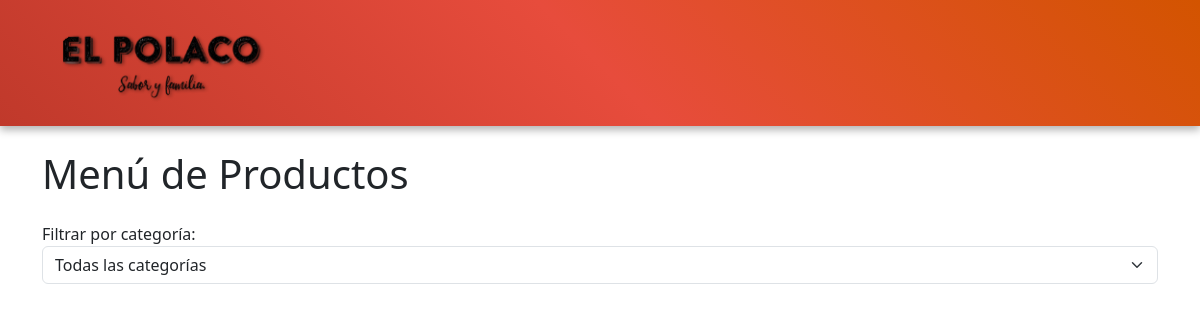
The app's page /, older data.
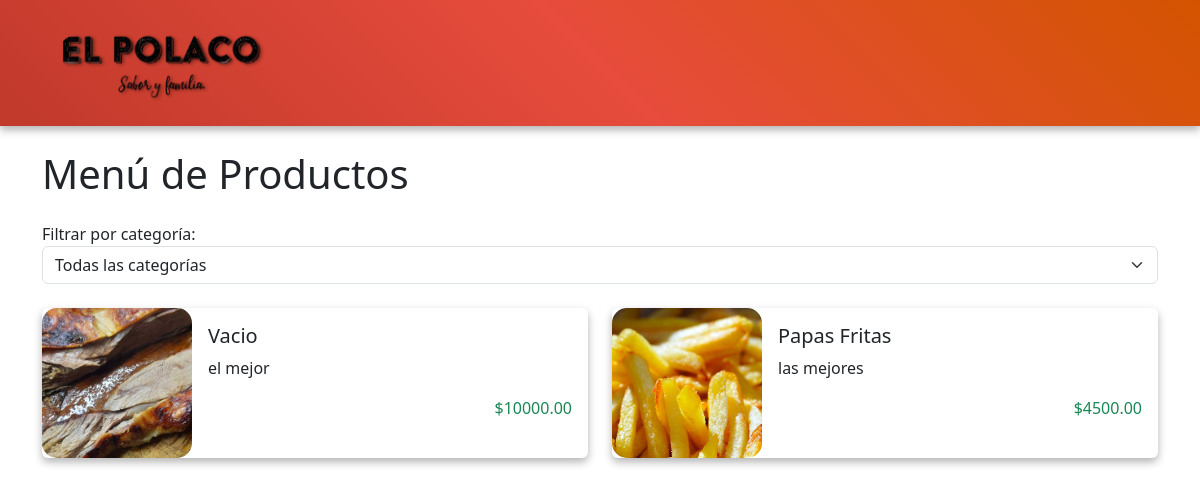
The same page, newer data.
### Parrilla/models.py (models this page shows, shortened)
class Producto(models.Model):
    nombre = models.CharField(max_length=100)
    precio = models.DecimalField(max_digits=10, decimal_places=2)
    descripcion = models.TextField()
    imagen = models.ImageField(upload_to='productos')
    categoria = models.CharField(max_length=50, choices=[
        ('sandwiches', 'Sandwiches'),
        ('porciones', 'Porciones'),
        ('ensaladas', 'Ensaladas'),
        ('papas', 'Papas'),
        ('bebidas', 'Bebidas'),
    ])

### Parrilla/views.py (the view)
# urls.py: path('', views.ver_menu, name='ver_menu'),
def ver_menu(request):
    categoria = request.GET.get('categoria')  # Obtener la categoría seleccionada desde la URL
    if categoria:
        productos = Producto.objects.filter(categoria=categoria)  # Filtrar por categoría seleccionada
    else:
        productos = Producto.objects.all()  # Mostrar todos los productos si no se selecciona categoría
    categorias = Producto._meta.get_field('categoria').choices
    return render(request, 'Parrilla/menu.html', {
        'productos': productos,
        'categorias': categorias,
        'categoria_seleccionada': categoria  # Para que el select recuerde la categoría seleccionada
    })

### Parrilla/templates/Parrilla/menu.html (shortened to what this page needs)
<!DOCTYPE html>
<html lang="en">
<head>
    {% load bootstrap5 %}
    {% bootstrap_css %}
</head>
<body class="bg-gray" >
    <nav class="navbar bg-body-tertiary navbar-expand-lg navbar-light">
        <div class="container">
          <a class="navbar-brand" href="#">
            <img src="productos/logo.png" alt="logo" width="250" height="100">
          </a>
        </div>
      </nav>
      <div class="container mt-4">
        <h1 class="mb-4">Menú de Productos</h1>
    <form method="GET" action="" class="mb-4">
        <label for="categoria-select">Filtrar por categoría:</label>
        <select id="categoria-select" name="categoria" onchange="this.form.submit()" class="form-select">
            <option value="">Todas las categorías</option>
        </select>
    </form>
        <div class="row">
            {% for producto in productos %}
                <div class="col-md-6 mb-4">
                    <div class="card d-flex flex-row border-radius-1">
                        <img src="{{ producto.imagen.url }}" class="producto-imagen card-img-left" alt="{{ producto.nombre }}">
                        <div class="card-body">
                            <h5 class="card-title">{{ producto.nombre }}</h5>
                            <p class="card-text">{{ producto.descripcion }}</p>
                            <p class="text-end text-success">${{ producto.precio }}</p>
                        </div>
                    </div>
                </div>
                {% if forloop.counter|divisibleby:2 %}
                    </div><div class="row">
                {% endif %}
            {% endfor %}
        </div>
    </div>
</body>
</html>

### Parrilla/templates/Parrilla/menu.html (style rules this page uses)
.producto-imagen { width: 150px; height: 150px; object-fit: cover; border-radius: 15px; }
.card { min-height: 150px; }
body { background-color: linear-gradient(45deg, #c0392b, #e74c3c, #d35400); }
.navbar { background: linear-gradient(45deg, #c0392b, #e74c3c, #d35400); box-shadow: 0 4px 8px rgba(0, 0, 0, 0.3); }
.card { background-color: transparent; border: none; box-shadow: 0 4px 8px rgba(0, 0, 0, 0.3); }

Row changes from the older to the newer data that the page shows:
added Producto: imagen (picture), nombre "Vacio", descripcion "el mejor", precio "10000.00"
added Producto: imagen (picture), nombre "Papas Fritas", descripcion "las mejores", precio "4500.00"
